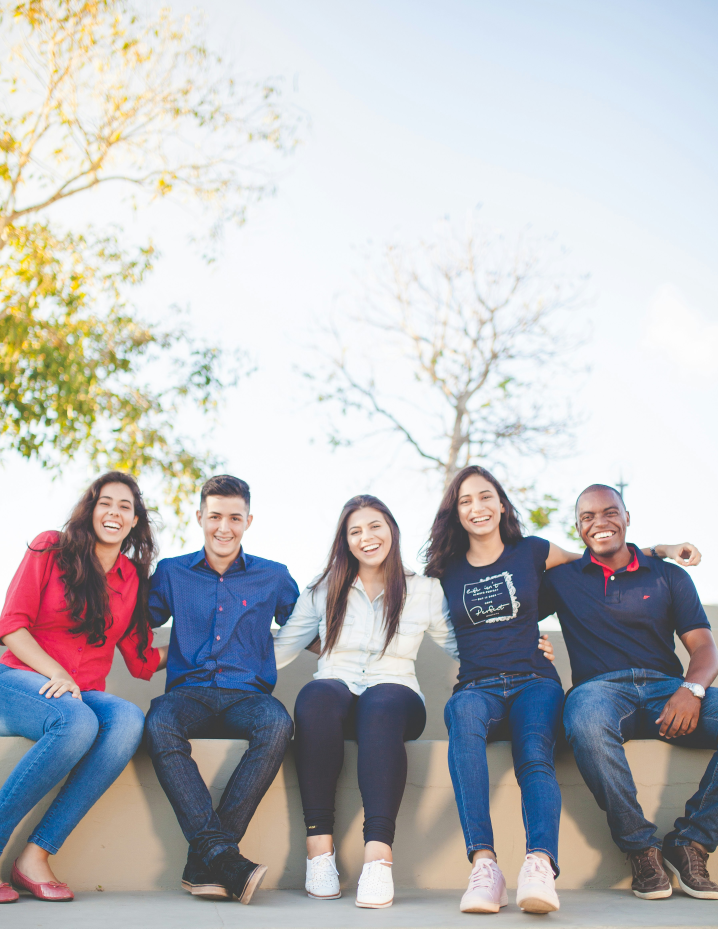
#> input picture test_images/test_03.jpg, 3589 x 4641 px (shown at 1/5 size)
$ python -i face_recognition.py   (imports and definitions only)
#> lines starting #> are read from the running program, lines starting #| are printed output that depends on the picture
import numpy as np
import pandas as pd
import sklearn
import pickle
import cv2

# Load all models
haar = cv2.CascadeClassifier('./model/haarcascade_frontalface_default.xml')
# [2 lines not run here, left out]
# [1 line that did not run here, left out]
# [1 line that did not run here, left out]

def faceRcognitionPipeline(filename, path=True):
#> called with filename = 'test_images/test_03.jpg', path = True
    if path:
        # 1.  read image
        img = cv2.imread(filename)
#> img is the input picture: shape (4641, 3589, 3); mean B, G, R 189, 186.2, 186.1
    else:
        img = filename

    # 2. convert into gray scale
    gray = cv2.cvtColor(img, cv2.COLOR_BGR2GRAY)
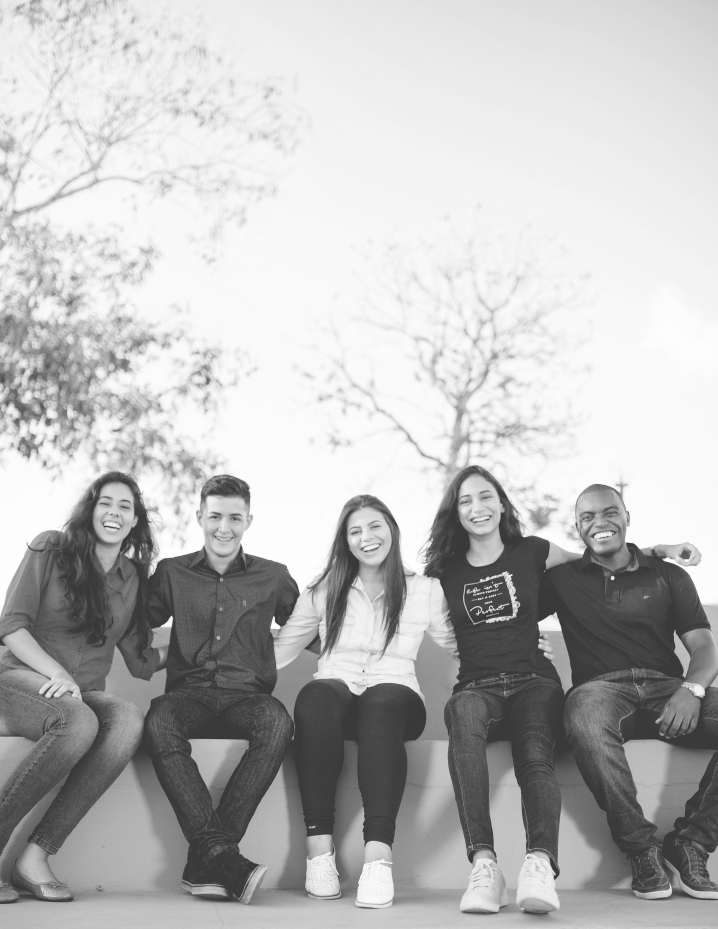
#> gray: shape (4641, 3589) (shown at 1/5 size); min 31, max 255, mean 186.5
    # 3. crop the face (using haar)
    faces = haar.detectMultiScale(gray, 1.5, 5)
#> faces = [[2247, 2386, 273, 273], [443, 2420, 273, 273], [991, 2478, 273, 273], [1697, 2537, 273, 273]]
    predictions = []

    for x, y, w, h in faces:
        roi = gray[y:y + h, x:x + w]
        # 4. normalization (0-1)
        roi = roi / 255.0
        # 5. resize images (100,100)
        if roi.shape[1] > 100:
            roi_resize = cv2.resize(roi, (100, 100), cv2.INTER_AREA)
        else:
            roi_resize = cv2.resize(roi, (100, 100), cv2.INTER_CUBIC)
        # 6. flattening (1X1000)
        roi_resize = roi_resize.reshape(1, 10000)
        # 7. subtract with mean
        roi_mean = roi_resize - mean_face_arr
        # 8. get eigen image (apply roi_mean to PCA)
        eigen_image = model_pca.transform(roi_mean)
        # 9. eigen image visualization
        eigen_img = model_pca.inverse_transform(eigen_image)
        # 10. pass to ml model and get predictions
        result = model_svm.predict(eigen_image)
        prob_score = model_svm.predict_proba(eigen_image)
        prob_score_max = prob_score.max().round(2)
        # 11. generate report
        text = f"{result[0]} : {prob_score_max * 100}"

        # 12. defining color based on results
        if result[0] == 'male':
            color = (255, 255, 0)
        else:
            color = (255, 0, 255)

        cv2.rectangle(img, (x, y), (x + w, y + h), color, 2)
        cv2.rectangle(img, (x, y - 30), (x + w, y), color, -1)
        cv2.putText(img, text, (x, y), cv2.FONT_HERSHEY_PLAIN, 3, (255, 255, 255), 5)

        output = {
            'roi': roi,
            'eig_img': eigen_img,
            'prediction_name': result[0],
            'score': prob_score_max
        }
        predictions.append(output)
#> this loop made 1 pass
#> pass 1, in faceRcognitionPipeline, `roi = gray[y:y + h, x:x + w]`:
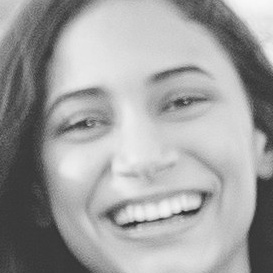
#> roi: shape (273, 273); min 42, max 248, mean 160.7
#> after the loop, predictions = []

    return img, predictions

#> (the run stopped early here; a loop or call above may not have finished)
